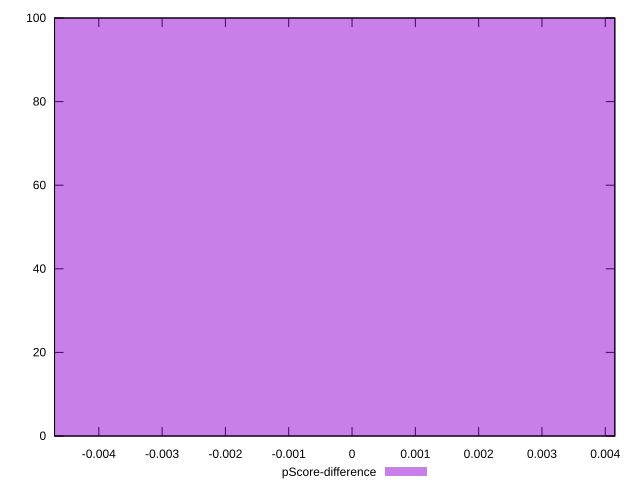

This chart was generated by the following gnuplot code:
reset

$pScoreDifference <<EOF
0 100
EOF

set key outside below
set boxwidth 0.1
set xrange [-0.004699165821075435:0.004150833288828593]
set yrange [0:100]
set trange [0:100]
set style fill transparent solid 0.5 noborder
set terminal svg size 640, 490 enhanced background rgb 'white'
set output "report/report_00029_2021-02-24T13-36-40.390Z/uses-rel-preconnect/samples/music/pScore-difference/histogram.svg"

plot $pScoreDifference title "pScore-difference" with boxes

reset
